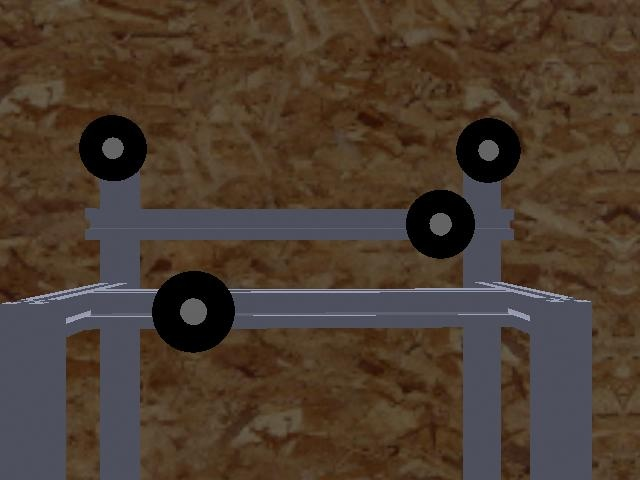
#> input picture px4_mpvs/resource/new_features_pos.jpg, 640 x 480 px, found by its file name
$ python marker_detector_blob.py
#> lines starting #> are read from the running program, lines starting #| are printed output that depends on the picture; after the words box and inside, x2 and y2 are one past the last pixel; in counts of white or black regions, pixels touching at a corner belong together
#!/usr/bin/env python3

import cv2
import numpy as np
from itertools import combinations, permutations
import os
import matplotlib

matplotlib.use("TkAgg")  # Use a non-interactive backend


img_path = "/home/tafarrel/discower_ws/src/px4_mpvs/px4_mpvs/resource/new_features_pos.jpg"


class CircleFeatureDetector:
    """
    Circle feature detector that finds and orders circular markers in images.
    Uses contour detection, circularity filtering, and homography matching.
    """

    def __init__(
        self,
        min_circle_radius=5,
        max_circle_radius=50,
        circularity_threshold=0.8,
        match_threshold=10.0,
        visualize=False,
        debug=False,
        window_name="Circle Detection",
    ):
        """
        Initialize the detector with configuration parameters.

        Args:
            reference_img_path: Path to reference image containing markers (optional)
            min_circle_radius: Minimum radius of circles to detect
            max_circle_radius: Maximum radius of circles to detect
            circularity_threshold: Threshold for circularity (1.0 is perfect circle)
            match_threshold: Maximum error allowed for matched points
            visualize: Whether to show debug visualizations
            debug: Whether to print debug information
            window_name: Name of the OpenCV window for visualization
        """

        self.match_threshold = match_threshold

        self.params = cv2.SimpleBlobDetector_Params()
        self.params.filterByArea = False
        self.params.minArea = min_circle_radius
        self.params.maxArea = max_circle_radius

        self.params.filterByColor = False
        self.params.minThreshold = 0
        self.params.maxThreshold = 255

        self.params.filterByCircularity = False
        self.params.minCircularity = circularity_threshold
        self.params.maxCircularity = 1.2

        self.params.filterByConvexity = False
        self.params.minConvexity = 0.8

        self.params.filterByInertia = False
        self.params.minInertiaRatio = 0.8

        self.params.minDistBetweenBlobs = 10

        self.detector = cv2.SimpleBlobDetector_create(self.params)

        self.visualize = visualize
        self.debug = debug
        self.window_name = window_name

        # Initialize reference image and target points
        self.reference_img = None
        self.target_points = None
        self.ref_visualization = None

        if self.debug:
            print("CircleFeatureDetector initialized")

        # Analyze reference image if provided
        # if reference_img_path is not None:
        #     self.analyze_reference(reference_img_path)

    def set_target_points(self, target_points):
        """
        Set the target points for circle matching.

        Args:
            target_points: Array of [x,y] points in desired pattern (np.float32)
        """
        self.target_points = np.array(target_points, dtype=np.float32)
        if self.debug:
            print(f"Set target points: {self.target_points}")

    def detect(self, img):
        """
        Detect 4 circle features and return their centroids ordered from
        top-left to bottom-right.

        Args:
            img: Input image (BGR)

        Returns:
            ordered_centers: Numpy array of shape (4, 2) containing the ordered
                centroids of the detected circles. If 4 circles are not found, returns None.
        """
        if self.target_points is None:
            if self.debug:
                print("Target points not set. Using default ordering.")

        img_blur = cv2.GaussianBlur(img, (3, 3), 0)

        hsv = cv2.cvtColor(img_blur, cv2.COLOR_BGR2HSV)
        mask = cv2.inRange(
            hsv, (0, 0, 0), (200, 255, 40)  # only accept low V
        )

        kernel = cv2.getStructuringElement(cv2.MORPH_ELLIPSE, (3, 3))
        mask = cv2.morphologyEx(mask, cv2.MORPH_OPEN, kernel, iterations=2)


        # cv2.imshow("Morphology Mask", mask)

        kp = self.detector.detect(mask)
        img_with_keypoints = cv2.drawKeypoints(
            img,
            kp,
            np.array([]),
            (0, 0, 255),
            cv2.DRAW_MATCHES_FLAGS_DRAW_RICH_KEYPOINTS,
        )

        circle_centers = cv2.KeyPoint_convert(kp)

        # If visualization is enabled, draw the circles that were found
        # if self.visualize:
        #     # Visualize the blobbed image with circles

        #     cv2.putText(
        #         img_with_keypoints,
        #         f"Found {len(circle_centers)} circles",
        #         (20, 30),
        #         cv2.FONT_HERSHEY_SIMPLEX,
        #         0.7,
        #         (0, 255, 255),
        #         2,
        #     )

        # Show intermediate processing steps for debugging
        # cv2.imshow("Keypoints", img_with_keypoints)
        # cv2.imshow("Masked Image", mask)

        # cv2.imshow(self.window_name, viz_img)

        # We need exactly 4 circles
        if len(circle_centers) < 4:
            if self.debug:
                print(f"Not enough circles detected: {len(circle_centers)}")
            return None, img

        # If more than 4 circles, match with target points
        matched_centers = self._match_circles(circle_centers, self.target_points)
        if matched_centers is not None:
            ordered_centers = self._order_circles(matched_centers)
        else:
            # If matching failed, use default ordering with all detected circles
            ordered_centers = self._order_circles(circle_centers[:4])
            if self.debug:
                print("Matching failed, using default ordering")

        ordered_centers = np.array(ordered_centers, dtype=np.int16)

        viz_img = img.copy()


        # Draw circles and IDs
        for i, center in enumerate(ordered_centers):
            cv2.circle(viz_img, (int(center[0]), int(center[1])), 5, (0, 0, 255), -1)
            center = np.array(center, dtype=np.int16)
            cv2.putText(
                viz_img,
                str(i),
                (int(center[0]) + 15, int(center[1])),
                cv2.FONT_HERSHEY_SIMPLEX,
                0.7,
                (0, 0, 255),
                2,
            )
            # offset = 30 if i % 2 == 0 else 0
            # cv2.putText(
            #     viz_img,
            #     "(" + str(center[0]) + "," + str(center[1]) + ")",
            #     (int(center[0]) - offset, int(center[1]) + 20),
            #     cv2.FONT_HERSHEY_SIMPLEX,
            #     0.5,
            #     (0, 255, 255),
            #     2,
            # )

        # Show final detected circles if visualization is enabled

        return ordered_centers, viz_img

    def _order_circles(self, circle_centers):
        """
        Order the circle centers from top-left to bottom-right

        Args:
            circle_centers: List of (x, y) tuples

        Returns:
            ordered_centers: Numpy array with ordered centers
        """
        # Convert to numpy array
        centers = np.array(circle_centers, dtype=np.float32)

        # Order the points: top-left, top-right, bottom-left, bottom-right
        # First, sort by y-coordinate to separate top and bottom pairs
        centers = sorted(centers, key=lambda p: p[1])

        # Get top and bottom pairs
        top_pair = sorted(centers[:2], key=lambda p: p[0])  # Sort by x for top pair
        bottom_pair = sorted(
            centers[2:], key=lambda p: p[0]
        )  # Sort by x for bottom pair

        # Combine into the final order: [top-left, top-right, bottom-left, bottom-right]
        ordered_centers = np.array(
            [top_pair[0], top_pair[1], bottom_pair[0], bottom_pair[1]], dtype=np.float32
        )

        return ordered_centers

    def _match_circles(self, detected_points, target_points):
        """
        Match detected circle centers to target pattern using homography

        Args:
            detected_points: Array of points detected in the current frame
            target_points: Array of the 4 points in desired configuration

        Returns:
            matched_points: Best 4 points matching the target pattern or None if no good match
        """
        if len(detected_points) < 4:
            return None

        # Convert to numpy arrays
        detected_points = np.array(detected_points, dtype=np.float32)
        target_points = np.array(target_points, dtype=np.float32)

        # Try all combinations of 4 detected points
        best_error = float("inf")
        best_points = None

        for indices in combinations(range(len(detected_points)), 4):
            src_points = detected_points[list(indices)]

            # Try all permutations of these 4 points
            for perm in permutations(range(4)):
                ordered_src = src_points[list(perm)]

                # Find homography
                try:
                    H, _ = cv2.findHomography(ordered_src, target_points, cv2.RANSAC)

                    if H is None:
                        continue

                    # Transform points
                    transformed = cv2.perspectiveTransform(
                        ordered_src.reshape(-1, 1, 2), H
                    ).reshape(-1, 2)

                    # Calculate error
                    error = np.mean(np.linalg.norm(transformed - target_points, axis=1))

                    if error < best_error:
                        best_error = error
                        best_points = ordered_src
                except:
                    continue

        # Only return if error is below threshold
        if best_error > self.match_threshold:
            return None

        return best_points


    def save_reference_visualization(self, output_path):
        """Save the reference visualization to disk."""
        if self.ref_visualization is not None:
            cv2.imwrite(output_path, self.ref_visualization)
            if self.debug:
                print(f"Saved reference visualization to {output_path}")
            return True
        return False

    def __del__(self):
        """Clean up OpenCV windows when object is destroyed"""
        if self.visualize:
            cv2.destroyAllWindows()


if __name__ == "__main__":
    detector = CircleFeatureDetector(
        min_circle_radius=5,
        max_circle_radius=50,
        circularity_threshold=0.8,
        match_threshold=10.0,
        visualize=True,
        debug=True,
    )

    image = cv2.imread(img_path)
#> image is the input picture: shape (480, 640, 3); mean B, G, R 47.4, 60.2, 75.5
    cv2.imshow("Input Image", image)

    centroids, _ = detector.detect(image)
#> in detect, `hsv = cv2.cvtColor(img_blur, cv2.COLOR_BGR2HSV)`: hsv: shape (480, 640, 3); mean H, S, V 37.9, 115.3, 78.8
#> in detect, `mask = cv2.inRange( hsv, (0, 0, 0), (200, 255, 40)`:
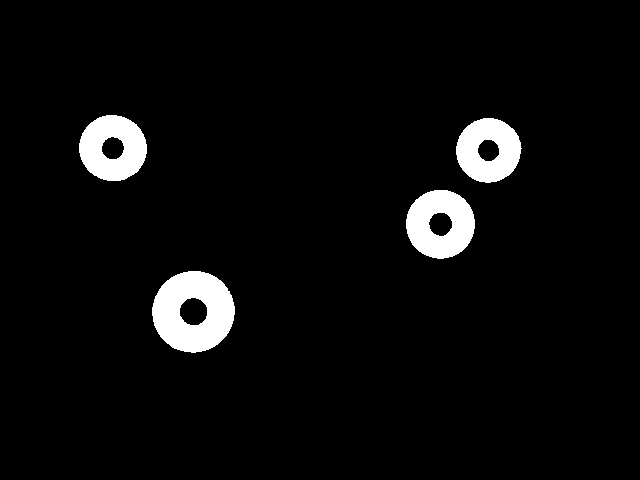
#> mask: shape (480, 640); 4.6% white; 4 white regions, box (x1, y1, x2, y2) and area: (152, 271, 235, 353) 4715, (406, 190, 475, 259) 3328, (79, 115, 147, 181) 3146, (456, 118, 522, 183) 2944
#> in detect, `mask = cv2.morphologyEx(mask, cv2.MORPH_OPEN, kernel, iterations=2)`: mask: shape (480, 640); 4.6% white; 4 white regions, box (x1, y1, x2, y2) and area: (152, 271, 235, 353) 4714, (406, 190, 475, 259) 3326, (79, 115, 147, 181) 3145, (456, 118, 522, 183) 2944
#> in detect, `kp = self.detector.detect(mask)`: kp = 4 keypoints; (x, y, size): (193, 311, 28), (440, 224, 23.7), (112, 148, 22.7), (488, 150, 21.9)
#> in detect, `circle_centers = cv2.KeyPoint_convert(kp)`: circle_centers = [[193, 311.2], [440.1, 223.7], [488.1, 149.9], [112.5, 147.7]]
#> in _match_circles, `detected_points = np.array(detected_points, dtype=np.float32)`: detected_points has the same summary as circle_centers in detect
#> the loop in _match_circles, `for indices in combinations(range(len(detected_points)), 4):` made 1 pass
#> indices on pass 1: (0, 1, 2, 3)
#> after the loop in _match_circles, `for indices in combinations(range(len(detected_points)), 4):`: best_error = inf
#> in _order_circles, `centers = np.array(circle_centers, dtype=np.float32)`: centers has the same summary as circle_centers in detect
#> in _order_circles, `centers = sorted(centers, key=lambda p: p[1])`: centers = [[112.5, 147.7], [488.1, 149.9], [440.1, 223.7], [193, 311.2]]
#> in _order_circles, `top_pair = sorted(centers[:2], key=lambda p: p[0])`: top_pair = [[112.5, 147.7], [488.1, 149.9]]
#> in _order_circles, `bottom_pair = sorted( centers[2:], key=lambda p: p[0] )`: bottom_pair = [[193, 311.2], [440.1, 223.7]]
#> in _order_circles, `ordered_centers = np.array( [top_pair[0], top_pair[1], bottom_pair[0],..`: ordered_centers = [[112.5, 147.7], [488.1, 149.9], [193, 311.2], [440.1, 223.7]]
#> in detect, `ordered_centers = np.array(ordered_centers, dtype=np.int16)`: ordered_centers = [[112, 147], [488, 149], [193, 311], [440, 223]]
#> the loop in detect, `for i, center in enumerate(ordered_centers):` made 4 passes
#> after the loop in detect, `for i, center in enumerate(ordered_centers):`:
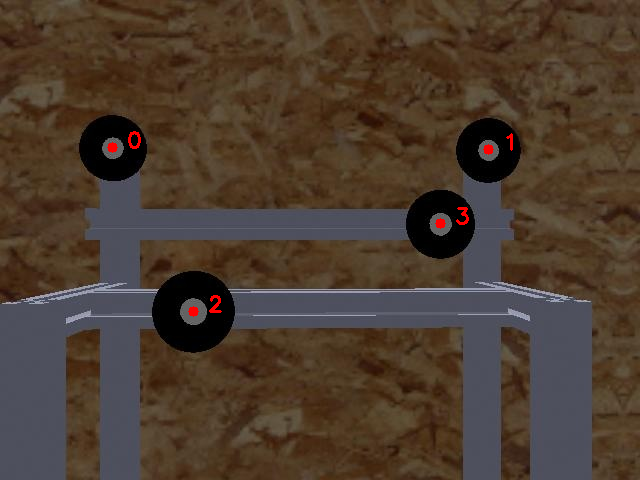
#> viz_img: shape (480, 640, 3); 0.24% of pixels changed, all inside (x1, y1, x2, y2) = (107, 131, 513, 317)
#> centroids = [[112, 147], [488, 149], [193, 311], [440, 223]]
    cv2.waitKey(0)
    print(centroids)
#| [[112 147]
#|  [488 149]
#|  [193 311]
#|  [440 223]]
